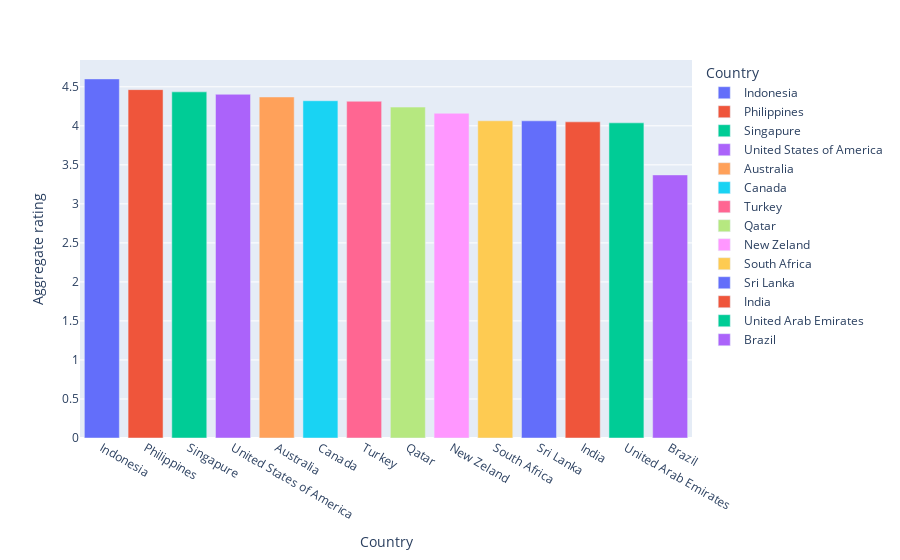

Notebook code for this chart:
### Code cell
px.bar(df_aux, x='Country', y='Aggregate rating', color='Country')

### Figure 1 — Plotly figure (JSON) as saved in the notebook; plotly's stock layout.template omitted (floating-point values rounded to 4 significant figures)
{"data": [{"alignmentgroup": "True", "hovertemplate": "Country=%{x}<br>Aggregate rating=%{y}<extra></extra>", "legendgroup": "Indonesia", "marker": {"color": "#636efa", "pattern": {"shape": ""}}, "name": "Indonesia", "offsetgroup": "Indonesia", "orientation": "v", "showlegend": true, "textposition": "auto", "type": "bar", "x": ["Indonesia"], "xaxis": "x", "y": [4.601], "yaxis": "y"}, {"alignmentgroup": "True", "hovertemplate": "Country=%{x}<br>Aggregate rating=%{y}<extra></extra>", "legendgroup": "Philippines", "marker": {"color": "#EF553B", "pattern": {"shape": ""}}, "name": "Philippines", "offsetgroup": "Philippines", "orientation": "v", "showlegend": true, "textposition": "auto", "type": "bar", "x": ["Philippines"], "xaxis": "x", "y": [4.464], "yaxis": "y"}, {"alignmentgroup": "True", "hovertemplate": "Country=%{x}<br>Aggregate rating=%{y}<extra></extra>", "legendgroup": "Singapure", "marker": {"color": "#00cc96", "pattern": {"shape": ""}}, "name": "Singapure", "offsetgroup": "Singapure", "orientation": "v", "showlegend": true, "textposition": "auto", "type": "bar", "x": ["Singapure"], "xaxis": "x", "y": [4.435], "yaxis": "y"}, {"alignmentgroup": "True", "hovertemplate": "Country=%{x}<br>Aggregate rating=%{y}<extra></extra>", "legendgroup": "United States of America", "marker": {"color": "#ab63fa", "pattern": {"shape": ""}}, "name": "United States of America", "offsetgroup": "United States of America", "orientation": "v", "showlegend": true, "textposition": "auto", "type": "bar", "x": ["United States of America"], "xaxis": "x", "y": [4.404], "yaxis": "y"}, {"alignmentgroup": "True", "hovertemplate": "Country=%{x}<br>Aggregate rating=%{y}<extra></extra>", "legendgroup": "Australia", "marker": {"color": "#FFA15A", "pattern": {"shape": ""}}, "name": "Australia", "offsetgroup": "Australia", "orientation": "v", "showlegend": true, "textposition": "auto", "type": "bar", "x": ["Australia"], "xaxis": "x", "y": [4.37], "yaxis": "y"}, {"alignmentgroup": "True", "hovertemplate": "Country=%{x}<br>Aggregate rating=%{y}<extra></extra>", "legendgroup": "Canada", "marker": {"color": "#19d3f3", "pattern": {"shape": ""}}, "name": "Canada", "offsetgroup": "Canada", "orientation": "v", "showlegend": true, "textposition": "auto", "type": "bar", "x": ["Canada"], "xaxis": "x", "y": [4.321], "yaxis": "y"}, {"alignmentgroup": "True", "hovertemplate": "Country=%{x}<br>Aggregate rating=%{y}<extra></extra>", "legendgroup": "Turkey", "marker": {"color": "#FF6692", "pattern": {"shape": ""}}, "name": "Turkey", "offsetgroup": "Turkey", "orientation": "v", "showlegend": true, "textposition": "auto", "type": "bar", "x": ["Turkey"], "xaxis": "x", "y": [4.315], "yaxis": "y"}, {"alignmentgroup": "True", "hovertemplate": "Country=%{x}<br>Aggregate rating=%{y}<extra></extra>", "legendgroup": "Qatar", "marker": {"color": "#B6E880", "pattern": {"shape": ""}}, "name": "Qatar", "offsetgroup": "Qatar", "orientation": "v", "showlegend": true, "textposition": "auto", "type": "bar", "x": ["Qatar"], "xaxis": "x", "y": [4.24], "yaxis": "y"}, {"alignmentgroup": "True", "hovertemplate": "Country=%{x}<br>Aggregate rating=%{y}<extra></extra>", "legendgroup": "New Zeland", "marker": {"color": "#FF97FF", "pattern": {"shape": ""}}, "name": "New Zeland", "offsetgroup": "New Zeland", "orientation": "v", "showlegend": true, "textposition": "auto", "type": "bar", "x": ["New Zeland"], "xaxis": "x", "y": [4.161], "yaxis": "y"}, {"alignmentgroup": "True", "hovertemplate": "Country=%{x}<br>Aggregate rating=%{y}<extra></extra>", "legendgroup": "South Africa", "marker": {"color": "#FECB52", "pattern": {"shape": ""}}, "name": "South Africa", "offsetgroup": "South Africa", "orientation": "v", "showlegend": true, "textposition": "auto", "type": "bar", "x": ["South Africa"], "xaxis": "x", "y": [4.065], "yaxis": "y"}, {"alignmentgroup": "True", "hovertemplate": "Country=%{x}<br>Aggregate rating=%{y}<extra></extra>", "legendgroup": "Sri Lanka", "marker": {"color": "#636efa", "pattern": {"shape": ""}}, "name": "Sri Lanka", "offsetgroup": "Sri Lanka", "orientation": "v", "showlegend": true, "textposition": "auto", "type": "bar", "x": ["Sri Lanka"], "xaxis": "x", "y": [4.064], "yaxis": "y"}, {"alignmentgroup": "True", "hovertemplate": "Country=%{x}<br>Aggregate rating=%{y}<extra></extra>", "legendgroup": "India", "marker": {"color": "#EF553B", "pattern": {"shape": ""}}, "name": "India", "offsetgroup": "India", "orientation": "v", "showlegend": true, "textposition": "auto", "type": "bar", "x": ["India"], "xaxis": "x", "y": [4.051], "yaxis": "y"}, {"alignmentgroup": "True", "hovertemplate": "Country=%{x}<br>Aggregate rating=%{y}<extra></extra>", "legendgroup": "United Arab Emirates", "marker": {"color": "#00cc96", "pattern": {"shape": ""}}, "name": "United Arab Emirates", "offsetgroup": "United Arab Emirates", "orientation": "v", "showlegend": true, "textposition": "auto", "type": "bar", "x": ["United Arab Emirates"], "xaxis": "x", "y": [4.038], "yaxis": "y"}, {"alignmentgroup": "True", "hovertemplate": "Country=%{x}<br>Aggregate rating=%{y}<extra></extra>", "legendgroup": "Brazil", "marker": {"color": "#ab63fa", "pattern": {"shape": ""}}, "name": "Brazil", "offsetgroup": "Brazil", "orientation": "v", "showlegend": true, "textposition": "auto", "type": "bar", "x": ["Brazil"], "xaxis": "x", "y": [3.371], "yaxis": "y"}], "layout": {"autosize": true, "barmode": "relative", "legend": {"title": {"text": "Country"}, "tracegroupgap": 0}, "margin": {"t": 60}, "xaxis": {"anchor": "y", "autorange": true, "categoryarray": ["Indonesia", "Philippines", "Singapure", "United States of America", "Australia", "Canada", "Turkey", "Qatar", "New Zeland", "South Africa", "Sri Lanka", "India", "United Arab Emirates", "Brazil"], "categoryorder": "array", "domain": [0, 1], "range": [-0.5, 13.5], "title": {"text": "Country"}, "type": "category"}, "yaxis": {"anchor": "x", "autorange": true, "domain": [0, 1], "range": [0, 4.843], "title": {"text": "Aggregate rating"}, "type": "linear"}}}
